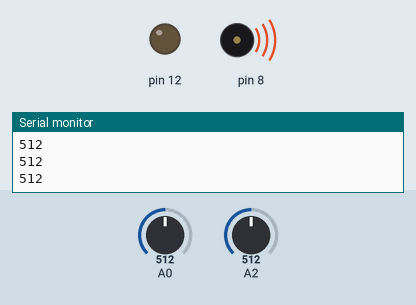
Simulated run of this sketch. Board: Arduino Uno, built with avr-gcc and run on an emulated ATmega328P. Parts: output pins drawn as LEDs (lit = HIGH), buzzer (waves = sounding), the last lines printed to the serial monitor. The test bench sets the inputs (shaded band); at power-on: A0 = 512, A2 = 512.

Above: at 1.2 s.
1.3 s: A0 set to 164
2.8 s: A0 set to 136
At 3.4 s:
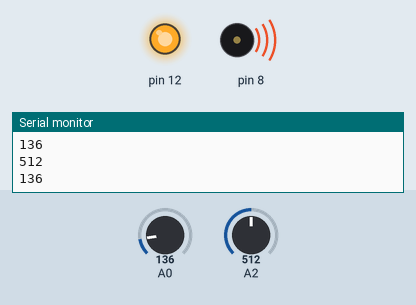
4.3 s: A2 set to 150
At 4.7 s:
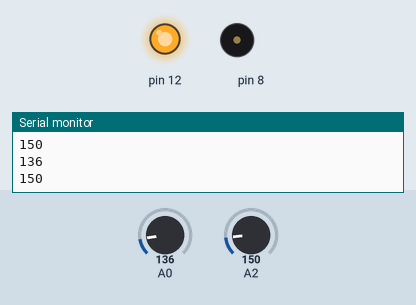
5.8 s: A0 set to 163
At 6.7 s:
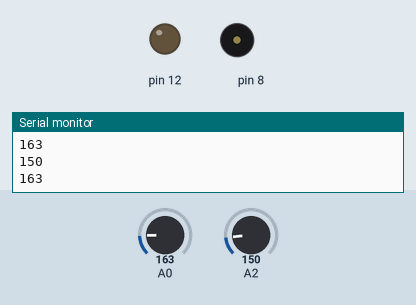
7.3 s: A0 set to 143
At 7.9 s:
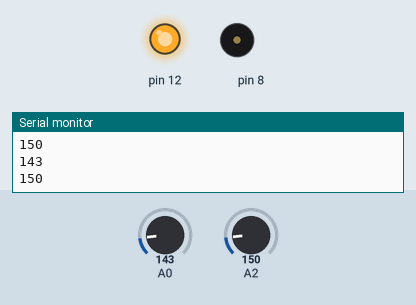
8.8 s: A0 set to 170
At 9.1 s:
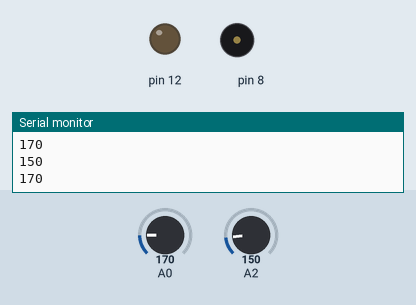
Timing chart, 0 to 11.3 s (numbered marks = the images above; inputs shaded):
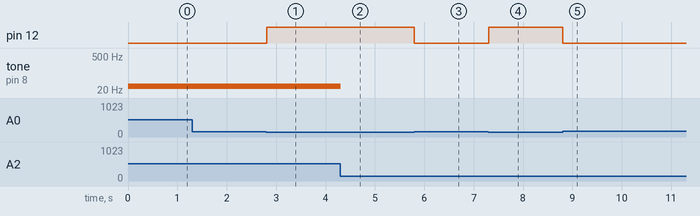

The sketch:

Sensores-ParteAnaloga.ino
```cpp
// C++ code
//
int mouisture_data = 0;

int tempSensor_data = 0;

int i = 0;

void setup()
{
  pinMode(A0, INPUT);
  Serial.begin(9600);
  pinMode(A2, INPUT);
  pinMode(12, OUTPUT);
  pinMode(8, OUTPUT);
}

void loop()
{
  mouisture_data = analogRead(A0);
  Serial.println(mouisture_data);
  tempSensor_data = analogRead(A2);
  Serial.println(tempSensor_data);
  if (mouisture_data < 153) {
    digitalWrite(12, HIGH);
  } else {
    digitalWrite(12, LOW);
  }
  if (tempSensor_data > 160) {
    tone(8, 29, 2000); // play tone 10 (A#0 = 29 Hz)
  } else {
    noTone(8);
  }
  delay(10); // Delay a little bit to improve simulation performance
}
```

Measured:
- the behaviour switches between 153 and 152 on A0 (found by bisection; images 0 and 1)
- after the input at 2.8 s, pin 12: LOW → HIGH at once
- after the input at 4.3 s, tone on pin 8: 29 Hz → silent at once
- after the input at 5.8 s, pin 12: HIGH → LOW at once
- after the input at 7.3 s, pin 12: LOW → HIGH at once
- after the input at 8.8 s, pin 12: HIGH → LOW at once
